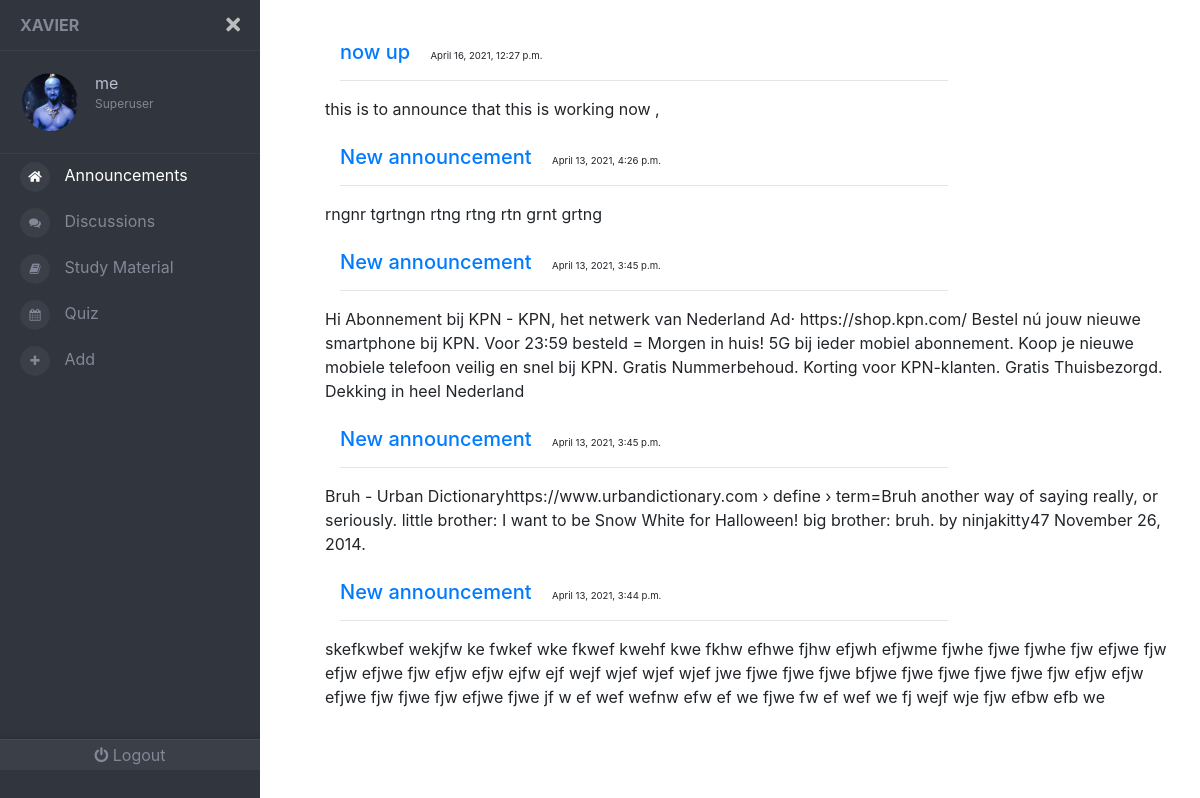
Page / (signed in) on the earlier database version.
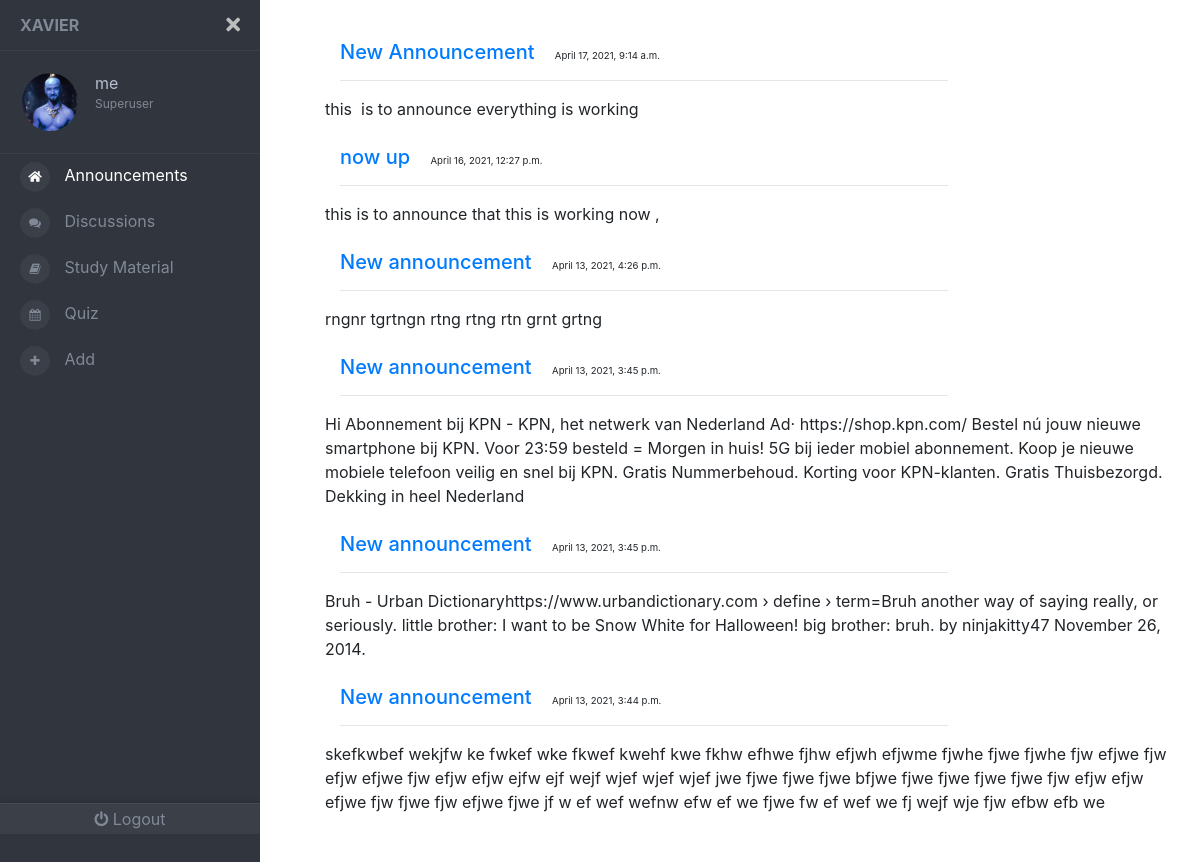
Same page on the later database version.
### front/models.py (models this page shows, shortened)
class Announcement(models.Model):
	title = models.CharField(max_length=30  , default='New announcement')
	content = models.TextField()
	time= models.DateTimeField(auto_now_add=True)

### front/views.py (the view)
# urls.py: urlpatterns=[path('',views.main ,  name='mainpage'),
def main(request):
	if not(request.user.is_authenticated):
		  return redirect('signpage')
	announcements = Announcement.objects.all()[len(Announcement.objects.all())-20:
					] if len(Announcement.objects.all()) > 21 else Announcement.objects.all()
	announcements2 = []
	for i in range(len(announcements)-1 , -1 , -1):
		announcements2.append(announcements[i])
	return render(request, 'front/main.html' , {'announcements' : announcements2})

### front/templates/front/main.html (shortened to what this page needs)
{% load static %}
<!DOCTYPE html>
<html lang="en">
  <head>
    <link rel="stylesheet" href='{% static "front/navbar.css" %}' />
    <link
      rel="stylesheet"
      href="https://cdnjs.cloudflare.com/ajax/libs/twitter-bootstrap/4.1.1/css/bootstrap.css"
    />
    <link
      rel="stylesheet"
      href="https://use.fontawesome.com/releases/v5.0.13/css/all.css"
    />
    <link rel="stylesheet" href='{% static "front/material.css" %}' />
    <link rel="stylesheet" href='{% static "front/study.css" %}' />
  </head>
  <body>
    <div class="page-wrapper chiller-theme toggled">
      <nav id="sidebar" class="sidebar-wrapper">
        <div class="sidebar-content">
          <div class="sidebar-brand">
            <a href="{% url 'mainpage' %} " >Xavier</a>
            <div id="close-sidebar">
              <i class="fas fa-times"></i>
            </div>
          </div>
          <div class="sidebar-header">
            <div class="user-pic">
              <img
                class="img-responsive img-rounded"
                src="{{request.user.profile.image.url}}"
                alt="User picture"
                style = "border-radius: 50% ;"
              />
            </div>
            <div class="user-info">
              <span class="user-name">
                {{ request.user.username }}
              </span>
              <span class="user-role">
                  {% if request.user.is_superuser %}
              Superuser
                 {% elif request.user.is_staff %}
              Staff
                  {% else %}
              Student
                  {% endif %}
            </div>
          </div>
          <div class="sidebar-menu">
            <ul>
              <li>
                <a href="{% url 'mainpage' %} " style="color: white"
                  ><i class="fas fa-home" aria-hidden="true"></i>
                  <span>Announcements</span>
                </a>
              </li>
              <li>
                <a href="{% url 'discusspage' %} ">
                  <i class="fa  fa-comments"></i>
                  <span>Discussions</span>
                </a>
              </li>
              <li>
                <a href="{% url 'studypage' %}"
                  ><i class="fa  fa-book"></i>
                  <span>Study Material</span>
                </a>
              </li>
              <li>
                <a href='#'
                ><i class="fa fa-calendar"></i>
                  <span>Quiz</span>
                </a>
              </li>
              <li>
                <a href="{% url 'addpage' %} "
                  ><i class="fa fa-plus" aria-hidden="true"></i>
                  <span>Add</span>
                </a>
              </li>
            </ul>
          </div>
          <div class="sidebar-footer">
            <a href="{% url 'logout' %} " style="text-decoration: none">
              <i class="fa fa-power-off"></i>
              <span>Logout</span></a
            >
          </div>
        </div>
      </nav>
      <main class="page-content">
        <div class="container">
          {% for announcement in announcements %}
          <div class="ibox-content forum-container">
            <div class="forum-item active">
              <div class="row">
                <div class="col-md-9">
                  <h5 class="forum-item-title">
                    <a href="#" class="forum-item-title"
                      >{{announcement.title}}</a
                    >
                    <span class="col-md-3" style="font-size: .75rem ;" > <small> {{announcement.time}}</small></span>
                  </h5>
                  <hr />
                </div>
                <div class="forum-sub-title">
                  {{announcement.content}}
                </div>
              </div>
            </div>
          </div>
          <br>
          {% endfor %}
        </div>
      </main>
    </div>
  </body>
</html>

Differences in the rows shown:
added Announcement: title "New Announcement", time "April 17, 2021, 9:14 a.m.", content "this is to announce everything is working"
